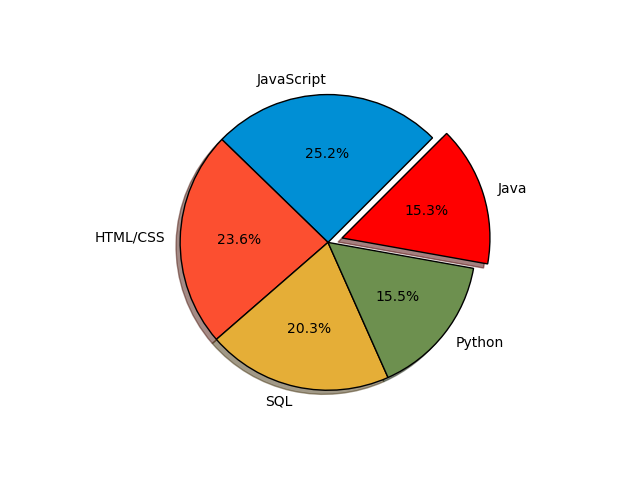

Write Python code to recreate this figure.
import pandas as pd
from matplotlib import pyplot as plt
# basic-one
# slices = [60, 40]
# labels = ["Sixty", "Fourty"]
# colors = ['#008fd5', '#fc4f30']
# explode = [0, 0.1]
# plt.pie(slices, labels=labels, wedgeprops={
#         'edgecolor': 'black'}, colors=colors, explode=explode)
# plt.title("Pie Chart")
# plt.tight_layout()
# # plt.savefig("part-3(basic).png")
# plt.show()


# Language Popularity
slices = [59219, 55466, 47544, 36443, 35917]
labels = ['JavaScript', 'HTML/CSS', 'SQL', 'Python', 'Java']
colors = ['#008fd5', '#fc4f30', '#e5ae37', '#6d904f', 'red']
explode = [0, 0, 0, 0, 0.1]
plt.pie(slices, labels=labels, colors=colors, wedgeprops={
        'edgecolor': 'black'}, explode=explode, shadow=True, startangle=45, autopct="%1.1f%%")
# plt.savefig("part-3.png")
plt.show()
